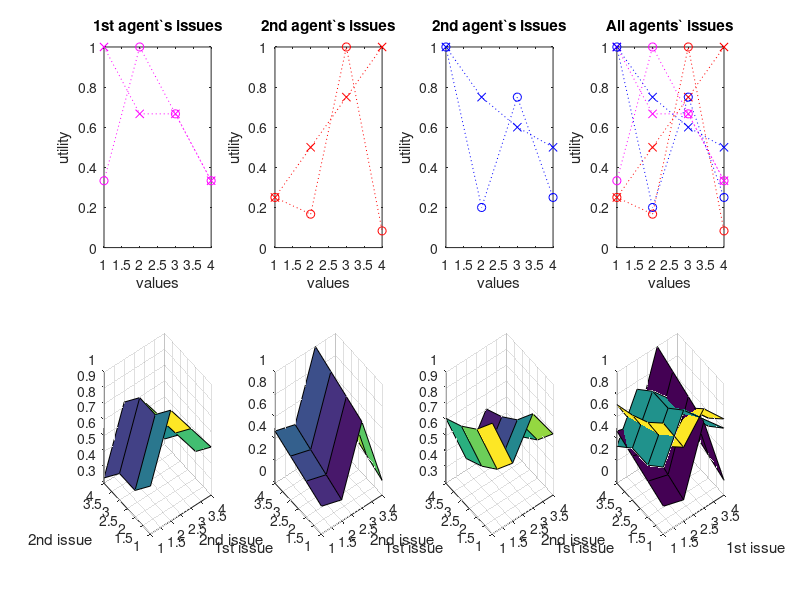
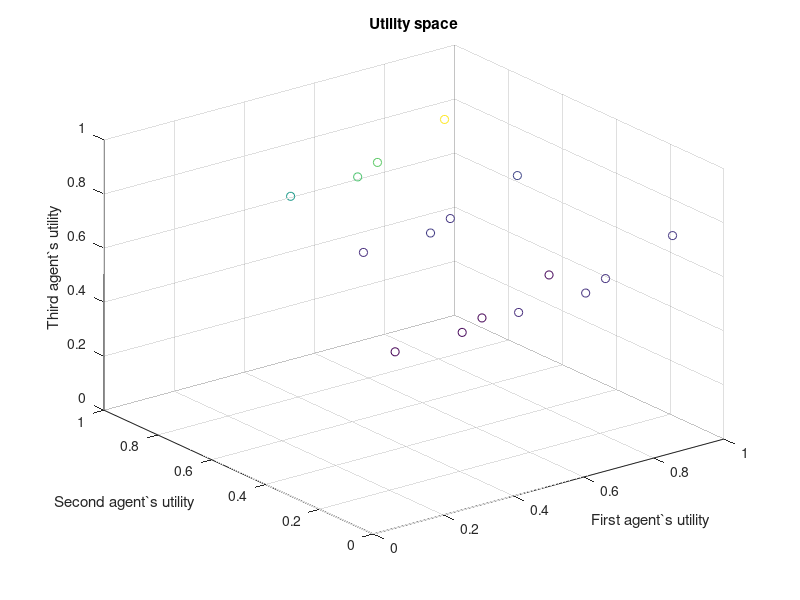

Source code (MATLAB) for these figures, in order:
% Negotiation domain

A = [3 2 2 1; 1 3 2 1];
wA = [0.19 0.28];
B = [1 2 3 4; 3 2 12 1];
wB = [0.095 0.228];
C = [20 15 12 10; 20 4 15 5];
wC = [0.264 0.190];

nissues = size(A,1);
nvalues = size(A,2);

Am = max(A');
Bm = max(B');
Cm = max(C');

Amext = (Am' * ones(1, size(A, 2)));
Ar = A./Amext;

Bmext = (Bm' * ones(1, size(B, 2)));
Br = B./Bmext;

Cmext = (Cm' * ones(1, size(C, 2)));
Cr = C./Cmext;

wAm = sum(wA);
wAr = wA/wAm;

wBm = sum(wB);
wBr = wB/wBm;

wCm = sum(wC);
wCr = wC/wCm;


% Intra-issues utilities

figure(1), clf,
subplot(241)
plot(1:size(A,2), Ar(1,:), 'm:x', 1:size(A,2), Ar(2,:), 'm:o')
axis([1 size(A,2) 0 1])
title('1st agent`s issues'), xlabel('values'), ylabel('utility')

subplot(242)
plot(1:size(B,2), Br(1,:), 'r:x', 1:size(B,2), Br(2,:), 'r:o')
axis([1 size(B,2) 0 1])
title('2nd agent`s issues'), xlabel('values'), ylabel('utility')

subplot(243)
plot(1:size(B,2), Cr(1,:), 'b:x', 1:size(B,2), Cr(2,:), 'b:o')
axis([1 size(B,2) 0 1])
title('2nd agent`s issues'), xlabel('values'), ylabel('utility')

subplot(244)
plot(1:size(A,2), Ar(1,:), 'm:x', 1:size(A,2), Ar(2,:), 'm:o'), hold on,
plot(1:size(B,2), Br(1,:), 'r:x', 1:size(B,2), Br(2,:), 'r:o')
plot(1:size(B,2), Cr(1,:), 'b:x', 1:size(B,2), Cr(2,:), 'b:o')
title('All agents` issues'), xlabel('values'), ylabel('utility')


% Inter-issues utilities

fA = zeros(size(A,2));
fB = zeros(size(A,2));
fC = zeros(size(A,2));
fN = zeros(nvalues);
for i=1:size(A,2)
    for j=1:size(A,2)
        fA(i,j) = wAr * [Ar(1,i); Ar(2,j)];
        fB(i,j) = wBr * [Br(1,i); Br(2,j)];
        fC(i,j) = wCr * [Cr(1,i); Cr(2,j)];
        fN(i,j) = fA(i,j) * fB(i,j) * fC(i,j);
    end
end

subplot(245), surf(fA), xlabel('1st issue'), ylabel('2nd issue')
subplot(246), surf(fB), xlabel('1st issue'), ylabel('2nd issue')
subplot(247), surf(fC), xlabel('1st issue'), ylabel('2nd issue')
subplot(248)
surf(fA, ones(size(A,2))), hold on,
surf(fB, zeros(size(A,2)))
surf(fC, 2 * ones(size(A,2)))
xlabel('1st issue'), ylabel('2nd issue')


% Inter-agents utilities

figure(2), clf,
scatter3(fA(:), fB(:), fC(:), 'CData', fN(:))
title('Utility space')
xlabel('First agent`s utility')
ylabel('Second agent`s utility')
zlabel('Third agent`s utility')
axis([0 1 0 1 0 1])